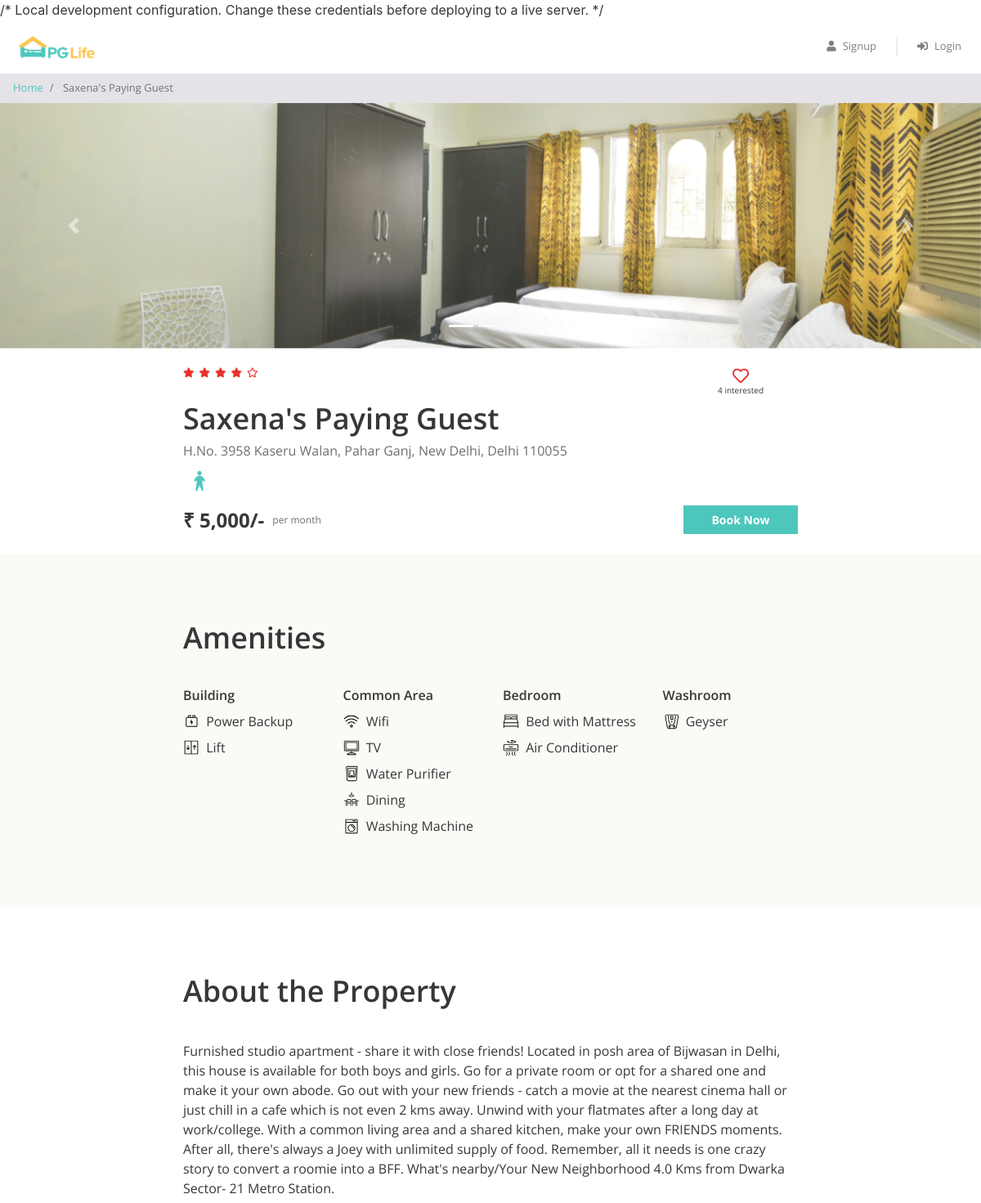
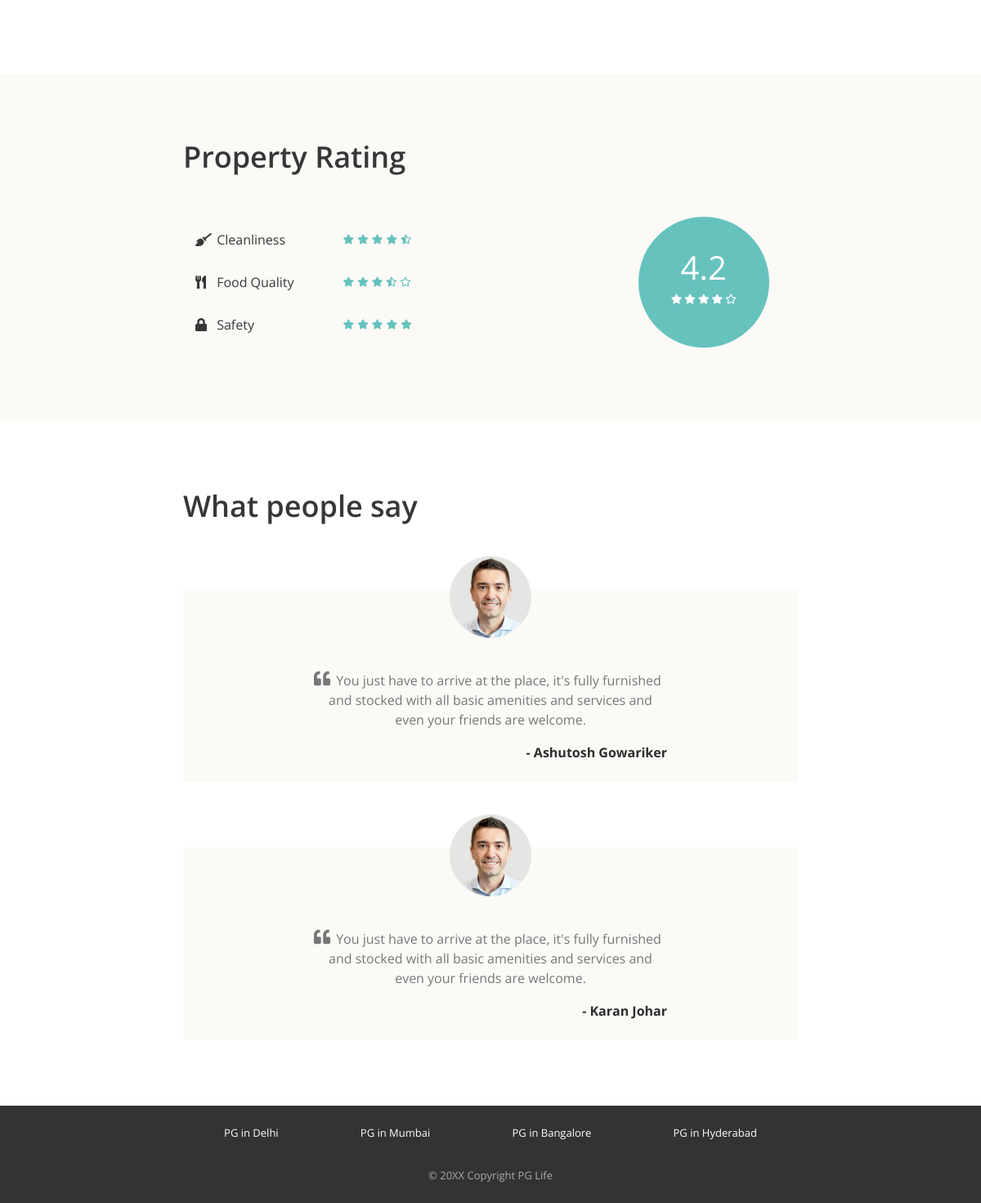
The page /property_detail.php?property_id=1 on the database its author committed (2 pictures, top to bottom).
### tables this page shows
CREATE TABLE `properties` (
  `id` int(11) NOT NULL,
  `city_id` int(11) NOT NULL,
  `name` varchar(100) NOT NULL,
  `address` varchar(255) NOT NULL,
  `description` longtext NOT NULL,
  `gender` enum('male','female','unisex') NOT NULL,
  `rent` int(11) NOT NULL,
  `rating_clean` float(2,1) NOT NULL,
  `rating_food` float(2,1) NOT NULL,
  `rating_safety` float(2,1) NOT NULL
);

CREATE TABLE `amenities` (
  `id` int(11) NOT NULL,
  `name` varchar(100) NOT NULL,
  `type` varchar(100) NOT NULL,
  `icon` varchar(30) NOT NULL
);

CREATE TABLE `testimonials` (
  `id` int(11) NOT NULL,
  `property_id` int(11) NOT NULL,
  `user_name` varchar(100) NOT NULL,
  `content` longtext NOT NULL
);

### property_detail.php (the view, shortened to what this page needs)
<?php
require "includes/database_connect.php";
$user_id = isset($_SESSION['user_id']) ? $_SESSION['user_id'] : NULL;
$property_id = $_GET['property_id'];
$sql = "SELECT * FROM properties WHERE id='$property_id'";
$result = mysqli_query($conn, $sql);
$property = mysqli_fetch_assoc($result);
$property_images = glob("img/properties/" . $property['id'] . "/*");
$sql = "SELECT a.*
        FROM amenities a
        INNER JOIN properties_amenities pa
        ON a.id = pa.amenity_id
        WHERE pa.property_id = $property_id";
$result = mysqli_query($conn, $sql);
$amenities = mysqli_fetch_all($result, MYSQLI_ASSOC);
$sql = "SELECT * FROM testimonials
        WHERE property_id = $property_id";
$result = mysqli_query($conn, $sql);
$testimonials = mysqli_fetch_all($result, MYSQLI_ASSOC);
?>
<!DOCTYPE html>
<html lang="en">
<head>
    <?php include "includes/head_links.php"; ?>
    <link href="css/property_detail.css" rel="stylesheet">
</head>
<body>
    <?php
include "includes/header.php";
?>
   <nav aria-label="breadcrumb">
    <ol class="breadcrumb py-2">
        <li class="breadcrumb-item">
            <a href="index.php">Home</a>
        </li>
        <li class="breadcrumb-item active" aria-current="page">
            <?php echo $property['name']; ?>
        </li>
    </ol>
</nav>
    <div id="property-images" class="carousel slide" data-ride="carousel">
       <ol class="carousel-indicators">
<?php foreach ($property_images as $index => $image) { ?>
<li data-target="#property-images"
    data-slide-to="<?php echo $index; ?>"
    class="<?php if($index == 0) echo 'active'; ?>">
</li>
<?php } ?>
</ol>
        <div class="carousel-inner">
<?php foreach ($property_images as $index => $image) { ?>
<div class="carousel-item <?php if($index == 0) echo 'active'; ?>">
    <img class="d-block w-100" src="<?php echo $image; ?>" alt="slide">
</div>
<?php } ?>
</div>
        <a class="carousel-control-prev" href="#property-images" role="button" data-slide="prev">
            <span class="carousel-control-prev-icon" aria-hidden="true"></span>
        </a>
        <a class="carousel-control-next" href="#property-images" role="button" data-slide="next">
            <span class="carousel-control-next-icon" aria-hidden="true"></span>
        </a>
    </div>
    <div class="property-summary page-container">
        <div class="row no-gutters justify-content-between">
            <?php
$rating = (
    $property['rating_clean'] +
    $property['rating_food'] +
    $property['rating_safety']
) / 3;
?>
<div class="star-container" title="<?php echo round($rating, 1); ?>">
<?php
$fullStars = floor($rating);
for($i=1; $i<=$fullStars; $i++){
    echo '<i class="fas fa-star"></i>';
}
while($fullStars < 5){
    echo '<i class="far fa-star"></i>';
    $fullStars++;
}
?>
</div>
            <div class="interested-container">
               <i id="interested-button-<?php echo $property_id; ?>"
   class="is-interested-image far fa-heart interested-button"
   data-property="<?php echo $property_id; ?>">
</i>
                <div class="interested-text">
                   <span id="interested-user-count-<?php echo $property_id; ?>" class="interested-user-count">
    <?php
    $sql = "SELECT COUNT(*) AS interested_users
            FROM interested_users_properties
            WHERE property_id=" . $property['id'];
    $result = mysqli_query($conn, $sql);
    $interested_users = mysqli_fetch_assoc($result);
    echo $interested_users['interested_users'];
    ?>
</span> interested
                </div>
            </div>
        </div>
        <div class="detail-container">
            <div class="property-name">
    <?php echo $property['name']; ?>
</div>
            <div class="property-address">
    <?php echo $property['address']; ?>
</div>
            <div class="property-gender">
                <img src="img/<?php echo $property['gender']; ?>.png" />
            </div>
        </div>
        <div class="row no-gutters">
            <div class="rent-container col-6">
              <div class="rent">
    ₹ <?php echo number_format($property['rent']); ?>/-
</div>
                <div class="rent-unit">per month</div>
            </div>
            <div class="button-container col-6">
             <?php if($user_id == NULL) { ?>
<a href="#" class="btn btn-primary"
   data-toggle="modal"
   data-target="#login-modal">
    Book Now
</a>
<?php } ?>
            </div>
        </div>
    </div>
    <div class="property-amenities">
    <div class="page-container">
        <h1>Amenities</h1>
        <div class="row">
<?php
$types = array("Building", "Common Area", "Bedroom", "Washroom");
foreach($types as $type)
{
?>
<div class="col-md-3">
    <h5><?php echo $type; ?></h5>
<?php
foreach($amenities as $amenity)
{
    if($amenity['type'] == $type)
    {
?>
<div class="amenity-container">
    <img src="img/amenities/<?php echo $amenity['icon']; ?>.svg">
    <span><?php echo $amenity['name']; ?></span>
</div>
<?php
    }
}
?>
</div>
<?php
}
?>
        </div>
    </div>
</div>
    <div class="property-about page-container">
        <h1>About the Property</h1>
       <p>
    <?php echo $property['description']; ?>
</p>
    </div>
    <div class="property-rating">
        <div class="page-container">
            <h1>Property Rating</h1>
            <div class="row align-items-center justify-content-between">
                <div class="col-md-6">
                    <div class="rating-criteria row">
                        <div class="col-6">
                            <i class="rating-criteria-icon fas fa-broom"></i>
                            <span class="rating-criteria-text">Cleanliness</span>
                        </div>
                        <div class="rating-criteria-star-container col-6" title="4.3">
                            <i class="fas fa-star"></i>
                            <i class="fas fa-star"></i>
                            <i class="fas fa-star"></i>
                            <i class="fas fa-star"></i>
                            <i class="fas fa-star-half-alt"></i>
                        </div>
                    </div>
                    <div class="rating-criteria row">
                        <div class="col-6">
                            <i class="rating-criteria-icon fas fa-utensils"></i>
                            <span class="rating-criteria-text">Food Quality</span>
                        </div>
                        <div class="rating-criteria-star-container col-6" title="3.4">
                            <i class="fas fa-star"></i>
                            <i class="fas fa-star"></i>
                            <i class="fas fa-star"></i>
                            <i class="fas fa-star-half-alt"></i>
                            <i class="far fa-star"></i>
                        </div>
                    </div>
                    <div class="rating-criteria row">
                        <div class="col-6">
                            <i class="rating-criteria-icon fa fa-lock"></i>
                            <span class="rating-criteria-text">Safety</span>
                        </div>
                        <div class="rating-criteria-star-container col-6" title="4.8">
                            <i class="fas fa-star"></i>
                            <i class="fas fa-star"></i>
                            <i class="fas fa-star"></i>
                            <i class="fas fa-star"></i>
                            <i class="fas fa-star"></i>
                        </div>
                    </div>
                </div>
                <div class="col-md-4">
                    <div class="rating-circle">
                        <div class="total-rating">4.2</div>
                        <div class="rating-circle-star-container">
                            <i class="fas fa-star"></i>
                            <i class="fas fa-star"></i>
                            <i class="fas fa-star"></i>
                            <i class="fas fa-star"></i>
                            <i class="far fa-star"></i>
                        </div>
                    </div>
                </div>
            </div>
        </div>
    </div>
<div class="property-testimonials page-container">
    <h1>What people say</h1>
    <?php foreach($testimonials as $testimonial){ ?>
    <div class="testimonial-block">
        <div class="testimonial-image-container">
            <img class="testimonial-img" src="img/man.png">
        </div>
        <div class="testimonial-text">
            <i class="fa fa-quote-left"></i>
            <p><?php echo $testimonial['content']; ?></p>
        </div>
        <div class="testimonial-name">
            - <?php echo $testimonial['user_name']; ?>
        </div>
    </div>
    <?php } ?>
</div>
    <div class="footer">
        <div class="page-container footer-container">
            <div class="footer-cities">
                <div class="footer-city">
                    <a href="property_list.php">PG in Delhi</a>
                </div>
                <div class="footer-city">
                    <a href="property_list.php">PG in Mumbai</a>
                </div>
                <div class="footer-city">
                    <a href="property_list.php">PG in Bangalore</a>
                </div>
                <div class="footer-city">
                    <a href="property_list.php">PG in Hyderabad</a>
                </div>
            </div>
            <div class="footer-copyright">© 20XX Copyright PG Life </div>
        </div>
    </div>
</body>
</html>

### includes/head_links.php (shortened to what this page needs)
<link href="css/bootstrap.min.css" rel="stylesheet">
<link href="css/common.css" rel="stylesheet">
<link href="https://use.fontawesome.com/releases/v5.11.2/css/all.css" rel="stylesheet">

### includes/header.php (shortened to what this page needs)
<div class="header sticky-top">
   <nav class="navbar navbar-expand-md navbar-light bg-white px-3">
        <a class="navbar-brand" href="index.php">
           <img src="img/logo.png" alt="PG Life">
        </a>
        <div class="collapse navbar-collapse justify-content-end" id="my-navbar">
           <ul class="navbar-nav ml-auto align-items-center">
                <?php
                if (!isset($_SESSION["user_id"])) {
                ?>
                    <li class="nav-item">
                        <a class="nav-link" href="#" data-toggle="modal" data-target="#signup-modal">
                            <i class="fas fa-user"></i>Signup
                        </a>
                    </li>
                    <div class="nav-vl"></div>
                    <li class="nav-item">
                        <a class="nav-link" href="#" data-toggle="modal" data-target="#login-modal">
                            <i class="fas fa-sign-in-alt"></i>Login
                        </a>
                    </li>
                <?php
                }
                ?>
            </ul>
        </div>
    </nav>
</div>

### css/common.css (style rules this page uses)
* { box-sizing: border-box; font-family: 'Open Sans', sans-serif; }
body { color: #373737; font-size: 16px; position: relative; }
h1, h2, h3, h4, h5, h6 { font-weight: 600; }
h1 { font-size: 36px; margin-bottom: 40px; }
h5 { font-size: 16px; margin-bottom: 10px; }
.btn-primary, .btn-warning, .btn-danger { color: white; font-weight: bold; }
.breadcrumb { background-color: #e5e3e8; font-size: 13px; border-radius: 0px; margin-bottom: 0px; }
.page-container { max-width: 800px; padding: 80px 24px; margin: auto; }
.header { background-color: white; font-size: 13px; }
.header .navbar .navbar-brand img { height: 40px; }
.header .navbar .nav-item i { margin-right: 8px; }
.header .nav-vl { border-left: 2px solid #d6d6d678; height: 24px; margin: auto 16px; display: block; }
.footer { background-color: #333333; font-size: 13px; }
.footer-container { padding: 24px; }
.footer-cities { display: flex; flex-wrap: wrap; justify-content: space-around; }
.footer-city { margin-bottom: 8px; text-align: center; }
.footer-city a { color: #ffffff; }
.footer-copyright { color: #a9a9a9; text-align: center; padding-top: 24px; }

### css/property_detail.css (style rules this page uses)
.carousel img { height: 300px; object-fit: cover; }
.property-summary { padding: 24px; }
.property-amenities, .property-rating { background-color: #fcfaf7; }
.star-container i { color: #EA322E; font-size: 12px; margin-right: 6px; }
.interested-container { text-align: center; padding-right: 42px; }
.interested-container i { color: #EA322E; font-size: 20px; cursor: pointer; }
.interested-text { font-size: 10px; }
.detail-container { padding-bottom: 10px; }
.property-name { font-size: 36px; font-weight: 600; }
.property-address { color: #6f6f6f; font-size: 16px; padding-bottom: 5px; }
.property-gender img { width: 40px; }
.rent-container { display: flex; align-items: center; }
.rent { font-size: 24px; font-weight: bold; padding-right: 10px; }
.rent-unit { color: #6f6f6f; font-size: 12px; }
.button-container .btn { font-size: 14px; border-radius: 0px; width: 140px; float: right; }
.amenity-container { margin: 8px 0px; }
.amenity-container img { height: 20px; margin-top: -4px; margin-right: 4px; }
.rating-criteria { margin: 28px 0px; }
.rating-criteria-icon { width: 14px; }
.rating-criteria-text { margin-left: 8px; }
.rating-criteria-star-container { margin-top: -2px; }
.rating-criteria-star-container i { color: #66C2BD; font-size: 12px; }
.rating-circle { background-color: #66C2BD; color: white; text-align: center; height: 160px; width: 160px; border-radius: 50%; padding-top: 32px; margin: auto; }
.total-rating { font-size: 40px; }
.rating-circle-star-container { font-size: 12px; }
.testimonial-block { background-color: #fcfaf7; padding: 0px 160px 24px; margin-top: 80px; }
.testimonial-image-container { text-align: center; }
.testimonial-img { width: 100px; border-radius: 50%; position: relative; top: -40px; }
.testimonial-text { color: #777777; text-align: center; position: relative; }
.testimonial-text i { font-size: 20px; position: absolute; left: 0px; top: 0px; }
.testimonial-text p { text-indent: 20px; }
.testimonial-name { color: #2F2E2E; text-align: right; font-weight: bold; margin-top: 12px; }

### rows shown on the page
properties: name "Saxena's Paying Guest", address "H.No. 3958 Kaseru Walan, Pahar Ganj, New Delhi, Delhi 110055", gender (picture), rent "5,000", description "Furnished studio apartment - share it with close friends! Located in posh area of Bijwasan in Delhi, this house is available for both boys and girls. Go for a private room or opt for a shared one and make it your own abode. Go out with your new friends - catch a movie at the nearest cinema hall or just chill in a cafe which is not even 2 kms away. Unwind with your flatmates after a long day at work/college. With a common living area and a shared kitchen, make your own FRIENDS moments. After all, there's always a Joey with unlimited supply of food. Remember, all it needs is one crazy story to convert a roomie into a BFF. What's nearby/Your New Neighborhood 4.0 Kms from Dwarka Sector- 21…"
amenities: icon (picture), name "Power Backup"
amenities: icon (picture), name "Lift"
amenities: icon (picture), name "Wifi"
amenities: shows a picture, name "TV"
amenities: icon (picture), name "Water Purifier"
amenities: icon (picture), name "Dining"
amenities: icon (picture), name "Washing Machine"
amenities: shows a picture, name "Bed with Mattress"
amenities: shows a picture, name "Air Conditioner"
amenities: icon (picture), name "Geyser"
testimonials: content "You just have to arrive at the place, it's fully furnished and stocked with all basic amenities and services and even your friends are welcome.", user_name "Ashutosh Gowariker"
testimonials: content "You just have to arrive at the place, it's fully furnished and stocked with all basic amenities and services and even your friends are welcome.", user_name "Karan Johar"

### other values the page prints
$interested_users['interested_users'] "4"
$type "Building"
$type "Common Area"
$type "Bedroom"
$type "Washroom"
